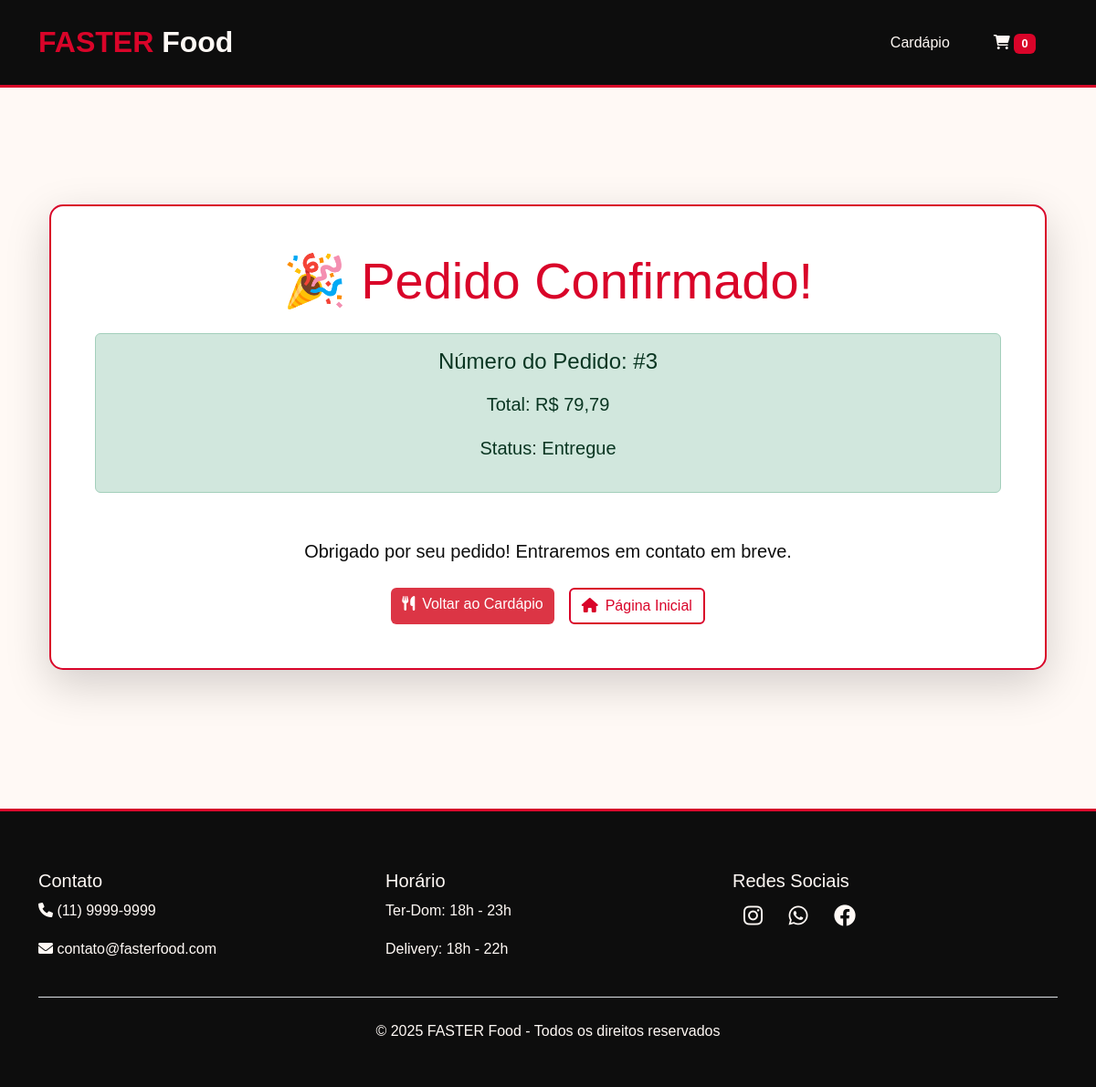
/confirmacao/3/, run on the app's committed database.
### delivery_app/models.py (models this page shows, shortened)
class Pedido(models.Model):
    STATUS_CHOICES = [
        ('Pendente', 'Pendente'),
        ('Em Preparo', 'Em Preparo'),
        ('Entregue', 'Entregue'),
    ]
    cliente_nome = models.CharField(max_length=100)
    cliente_endereco = models.CharField(max_length=200)
    cliente_telefone = models.CharField(max_length=20)
    total = models.DecimalField(max_digits=10, decimal_places=2)
    status = models.CharField(max_length=20, choices=STATUS_CHOICES, default='Pendente')
    criado_em = models.DateTimeField(auto_now_add=True)
    tracking_token = models.UUIDField(default=uuid.uuid4, editable=False, unique=True)
    def get_absolute_url(self):
        return reverse('acompanhar_pedido', args=[str(self.tracking_token)])

### delivery_app/views.py (the view)
# urls.py: path('confirmacao/<int:pedido_id>/', views.confirmacao, name='confirmacao'),
def confirmacao(request, pedido_id):
    pedido = get_object_or_404(Pedido, id=pedido_id)
    return render(request, 'confirmacao.html', {
        'pedido': pedido,
        'whatsapp_url': request.GET.get('whatsapp_url', ''),
        'tracking_url': request.build_absolute_uri(pedido.get_absolute_url())
    })

### delivery_app/templates/confirmacao.html (shortened to what this page needs)
{% extends 'base.html' %}
{% load humanize %}
{% block content %}
<div class="container text-center py-5">
    <div class="confirmation-card shadow-lg p-5 mb-4">
        <h1 class="display-4 text-vermelho mb-4">🎉 Pedido Confirmado!</h1>
        <div class="alert alert-success">
            <h4 class="mb-3">Número do Pedido: #{{ pedido.id }}</h4>
            <div class="row justify-content-center">
                <div class="col-md-6">
                    <p class="lead"><strong>Total:</strong> R$ {{ pedido.total|intcomma }}</p>
                    <p class="lead"><strong>Status:</strong> {{ pedido.status }}</p>
                </div>
            </div>
        </div>
        <div class="mt-5">
            <p class="lead">Obrigado por seu pedido! Entraremos em contato em breve.</p>
            <div class="d-flex justify-content-center gap-3 mt-4">
                <a href="{% url 'cardapio' %}" class="btn btn-vermelho">
                    <i class="fas fa-utensils me-2"></i>Voltar ao Cardápio
                </a>
                <a href="/" class="btn btn-outline-vermelho">
                    <i class="fas fa-home me-2"></i>Página Inicial
                </a>
            </div>
        </div>
    </div>
</div>
{% endblock %}

### static/css/styles.css (style rules this page uses)
:root { --vermelho: #D90429; --vermelho-escuro: #B00321; --preto: #0D0D0D; --preto-claro: #1A1A1A; --branco: #FFF9F5; --cinza: #F3F3F3; --transition: all 0.3s cubic-bezier(0.4, 0, 0.2, 1); }
* { margin: 0; padding: 0; box-sizing: border-box; }
body { background-color: var(--branco); color: var(--preto); font-family: 'Arial', sans-serif; line-height: 1.6; min-height: 100vh; display: flex; flex-direction: column; }
.text-vermelho { color: var(--vermelho) !important; }
.btn-outline-vermelho { border: 2px solid var(--vermelho) !important; color: var(--vermelho) !important; background: transparent !important; transition: var(--transition); }
.btn-vermelho { background-color: #dc3545; color: white; border: none; }

### delivery_app/templates/confirmacao.html (style rules this page uses)
.confirmation-card { background: white; border-radius: 15px; border: 2px solid var(--vermelho); }

### data on the page
Pedido: id "3", total "79,79", status "Entregue"

### other printed values
{{ carrinho.values|length|default:0 }} "0"
